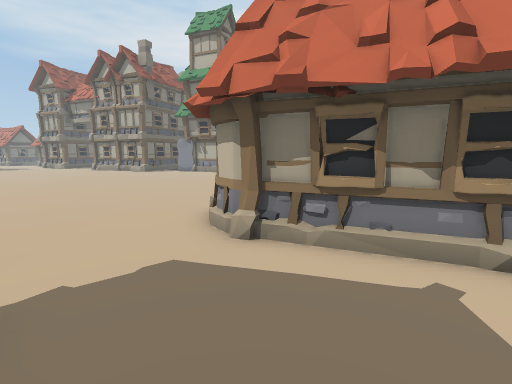
View 1 (above)

24 first-person views from a walk through a Unity game level. The camera is 1.5 m above the floor, tilts 8° down and sees 85° across. Doors are open. The floor is counted in squares, 1 m on a side. Each view is taken from the middle of a square. On the plan, view 1 faces up. The plan holds only what a view shows up to about 14 squares ahead; the rest is blank. The place goes on beyond the plan. The player character is not drawn. Some animated figures are left out. Some surface patterns are stand-ins.

View 2
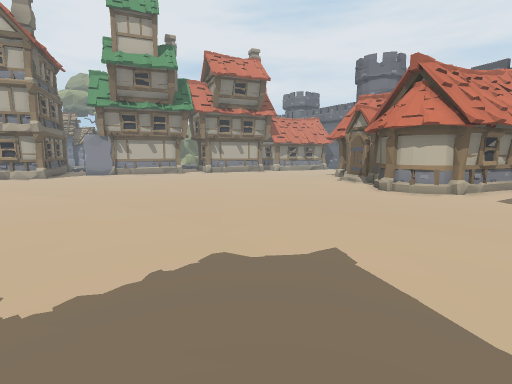

View 3
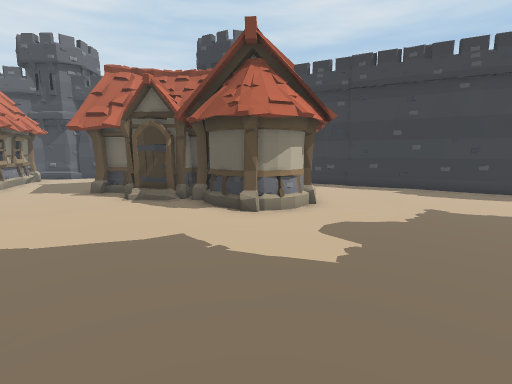

View 4
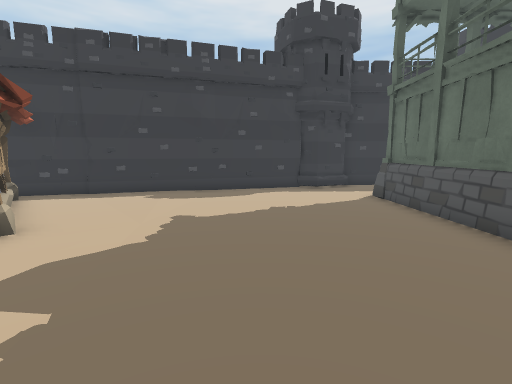

View 5
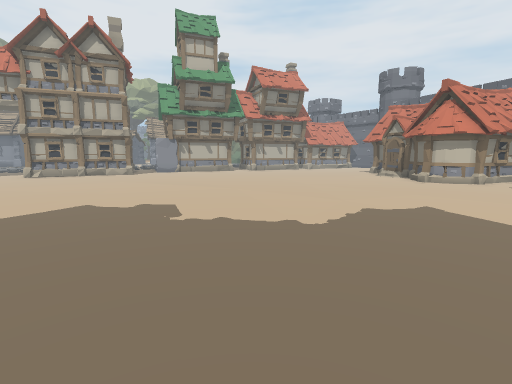

View 6
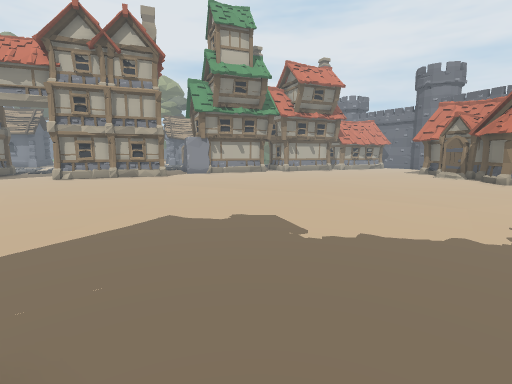

View 7
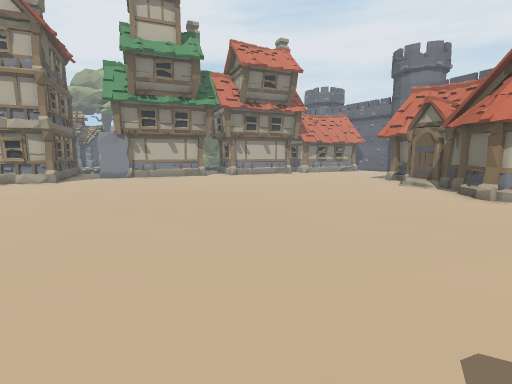

View 8
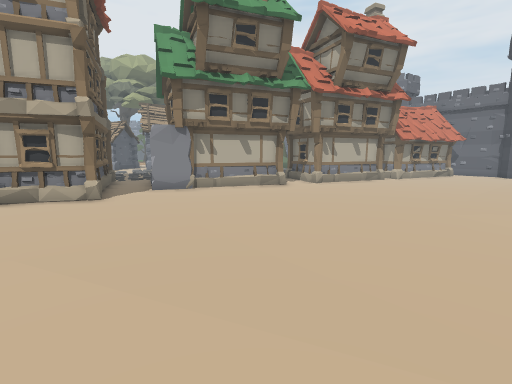

View 9
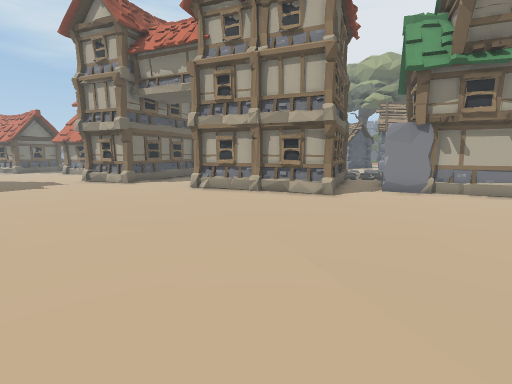

View 10
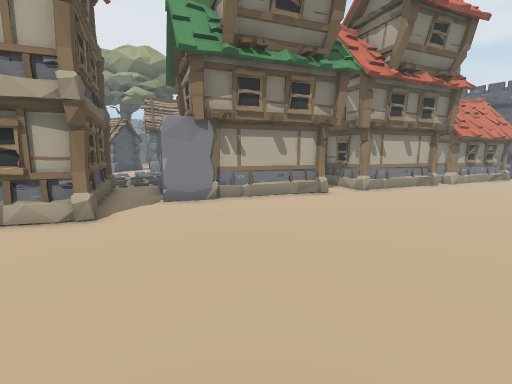

View 11
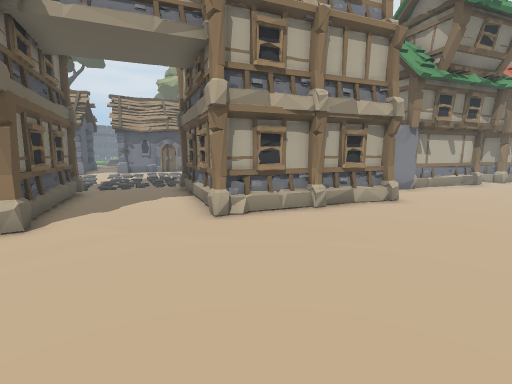

View 12
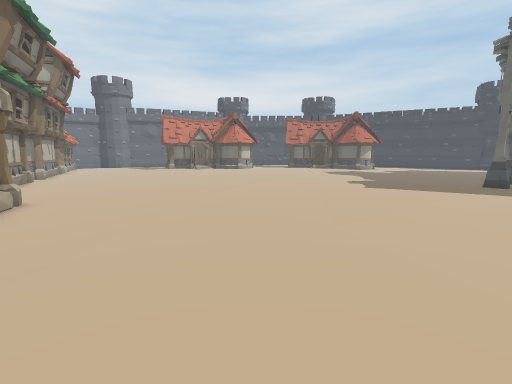

View 13
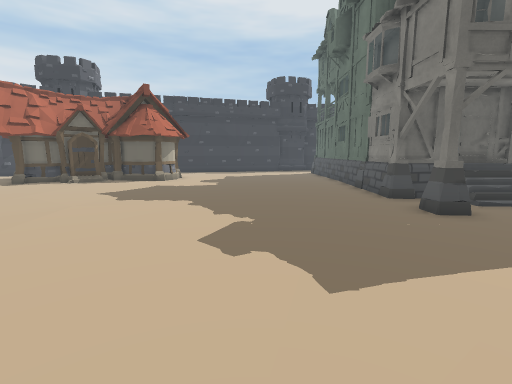

View 14
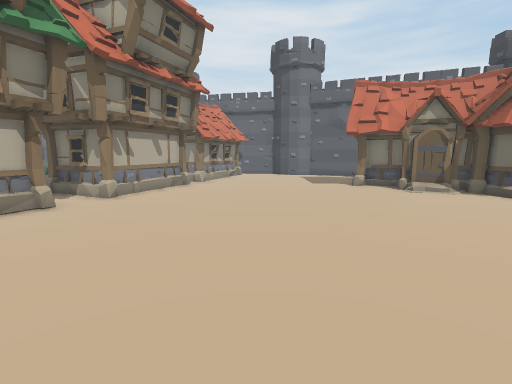

View 15
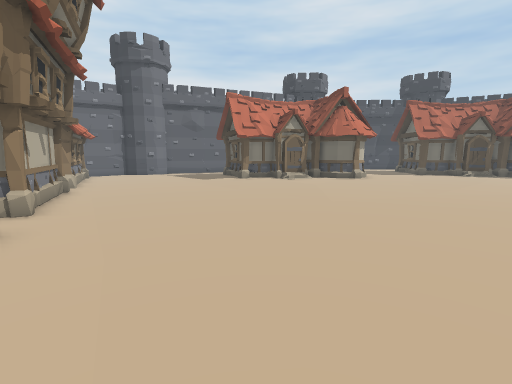

View 16
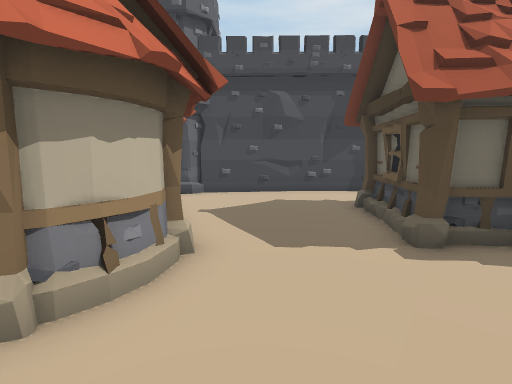

View 17
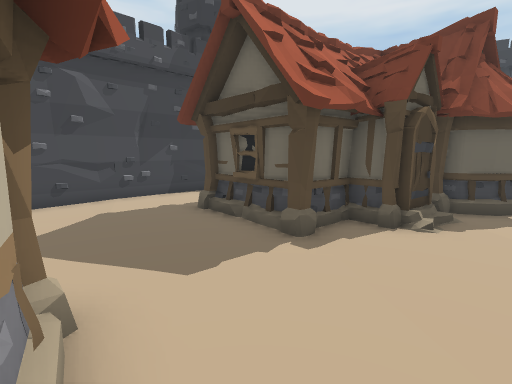

View 18
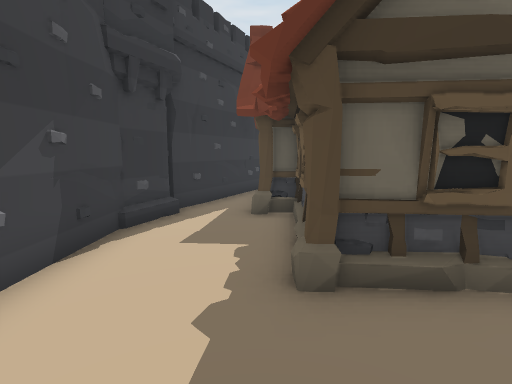

View 19
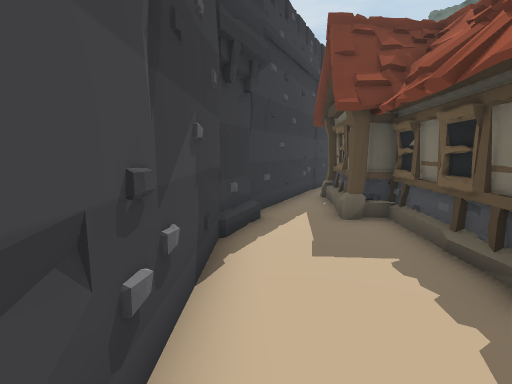

View 20
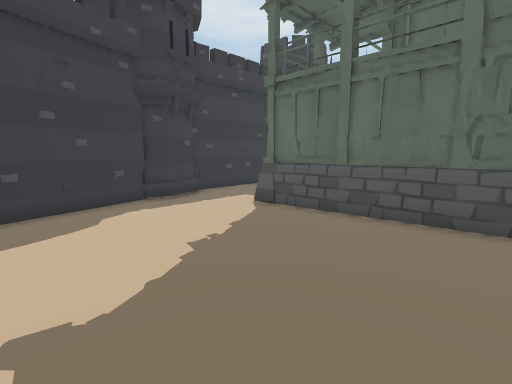

View 21
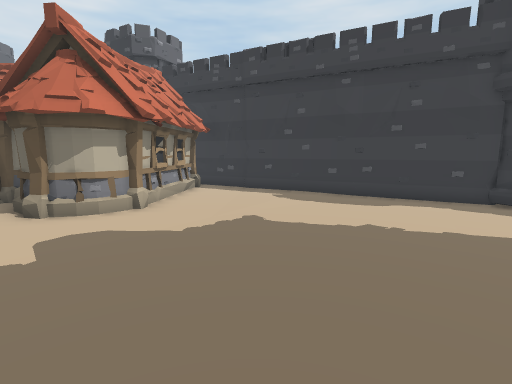

View 22
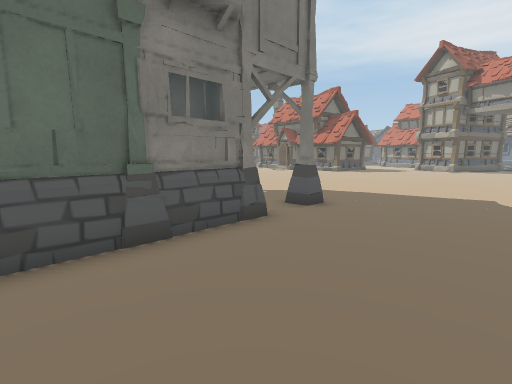

View 23
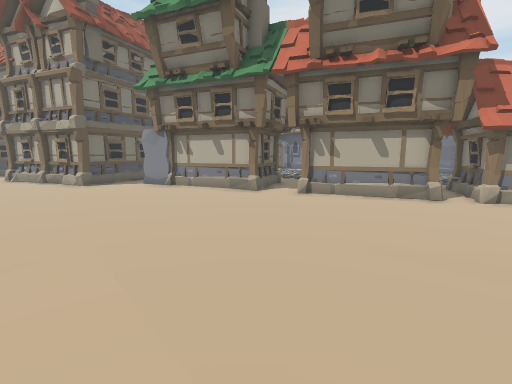

View 24
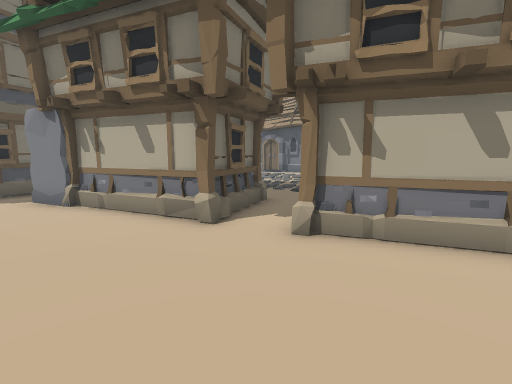

### Floor plan
Key: @ floor where view 1 was taken; # wall or solid block; . main floor; - floor 0.25 m lower than the main floor; H house.
Columns run from 20 left of view 1 to 5 right of it. Each row starts with its distance up from view 1.
 34     -..
 33    HH---
 32    H-----
 31    H.--HH
 30   H...-H
 29   H....H     H       ..
 28 HHH...HH    HH       ..
 27 ..H...H     H.#      .
 26 .....HH    .H.#      .
 25 ......HHH  H..#     H.
 24 ........HHHH..##H  HH.H
 23 ...........H....HHHH..H
 22 ...................H.H
 21 .....................HHH
 20 ....................----HH
 19 .......................---
 18 .........................-
 17 ..........................
 16 ..........................
 15 ..........................
 14 ..........................
 13 ..........................
 12 ..........................
 11 .......................H#H
 10  .....................HH
  9 .....................HHH
  8 .H..................HHHH
  7 ...................HHHHHH
  6 HH.................HH H
  5 #H..................HHH
  4  H...................HHH
  3  H......................HH
  2  H...............H........
  1  H............HHH#H.......
  0  H.........HHHHHH##H@....#
 -1  H.........HHHHH  ##....##
 -2  H.........H HHH HH....##
 -3  H..........HH  HH....##
 -4  H..........HH ##H...##
 -5  H...........H##H...##
 -6  H-------.....HH ####
 -7 HH--------..-.####
 -8  ----------####
 -9 --------####
-10 -----####
-11 ######

Positions as (right, up) in squares from view 1, and headings:
1: (0, 0), facing up
2: (-12, 3), facing up-right
3: (-14, 5), facing down-right
4: (-14, 3), facing down
5: (-17, 3), facing up-right
6: (-18, 6), facing up-right
7: (-12, 6), facing up-right
8: (-12, 13), facing up-right
9: (-12, 13), facing up
10: (-11, 16), facing up-right
11: (-19, 20), facing up-right
12: (-20, 24), facing down-right
13: (-14, 15), facing down
14: (-9, 16), facing right
15: (-8, 22), facing down-right
16: (-4, 7), facing down-right
17: (-2, 7), facing down
18: (2, 1), facing down-left
19: (3, -1), facing down-left
20: (-12, -1), facing down-left
21: (-17, 1), facing down-right
22: (-14, 1), facing up-left
23: (-1, 10), facing up
24: (0, 16), facing up
